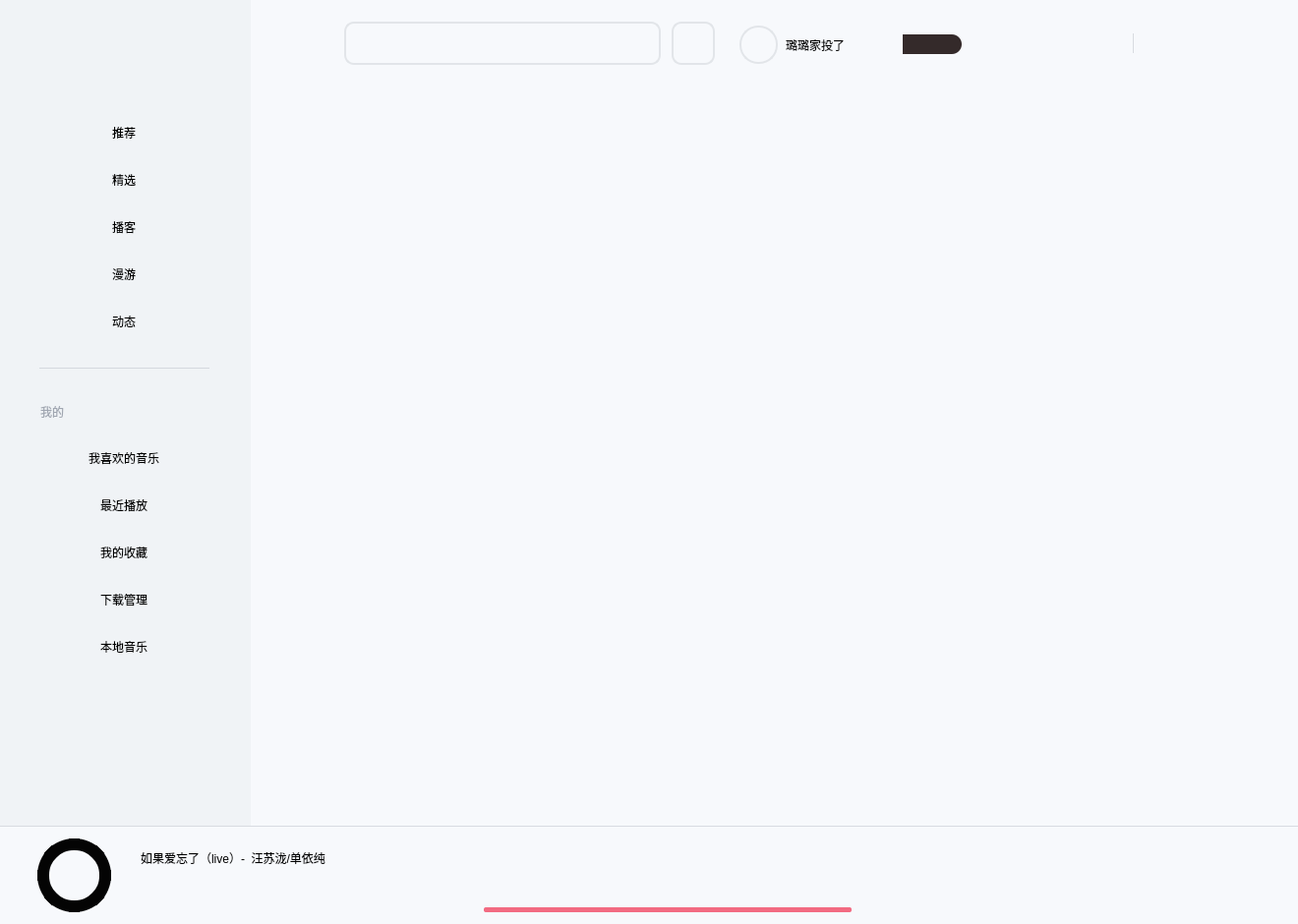
<?xml version="1.0" encoding="UTF-8"?>
<ui version="4.0">
 <class>MainWindow</class>
 <widget class="QWidget" name="MainWindow">
  <property name="enabled">
   <bool>true</bool>
  </property>
  <property name="geometry">
   <rect>
    <x>0</x>
    <y>0</y>
    <width>1320</width>
    <height>940</height>
   </rect>
  </property>
  <property name="sizePolicy">
   <sizepolicy hsizetype="Preferred" vsizetype="Preferred">
    <horstretch>0</horstretch>
    <verstretch>0</verstretch>
   </sizepolicy>
  </property>
  <property name="minimumSize">
   <size>
    <width>1320</width>
    <height>940</height>
   </size>
  </property>
  <property name="windowTitle">
   <string>Form</string>
  </property>
  <property name="styleSheet">
   <string notr="true">background-color: rgb(247, 249, 252);</string>
  </property>
  <widget class="QWidget" name="LeftWidget" native="true">
   <property name="geometry">
    <rect>
     <x>0</x>
     <y>0</y>
     <width>255</width>
     <height>940</height>
    </rect>
   </property>
   <property name="styleSheet">
    <string notr="true">background-color: rgb(240, 243, 246);</string>
   </property>
   <widget class="QPushButton" name="recommend">
    <property name="geometry">
     <rect>
      <x>28</x>
      <y>112</y>
      <width>196</width>
      <height>45</height>
     </rect>
    </property>
    <property name="cursor">
     <cursorShape>PointingHandCursor</cursorShape>
    </property>
    <property name="styleSheet">
     <string notr="true">image: url(:/new/prefix1/recommend.png);
image-position: left;
border: none;
</string>
    </property>
    <property name="text">
     <string>推荐</string>
    </property>
   </widget>
   <widget class="QPushButton" name="selected">
    <property name="geometry">
     <rect>
      <x>28</x>
      <y>160</y>
      <width>196</width>
      <height>45</height>
     </rect>
    </property>
    <property name="cursor">
     <cursorShape>PointingHandCursor</cursorShape>
    </property>
    <property name="styleSheet">
     <string notr="true">image: url(:/new/prefix1/selected.png);
image-position: left;
border: none;</string>
    </property>
    <property name="text">
     <string>精选</string>
    </property>
   </widget>
   <widget class="QPushButton" name="podcast">
    <property name="geometry">
     <rect>
      <x>28</x>
      <y>208</y>
      <width>196</width>
      <height>45</height>
     </rect>
    </property>
    <property name="cursor">
     <cursorShape>PointingHandCursor</cursorShape>
    </property>
    <property name="styleSheet">
     <string notr="true">image: url(:/new/prefix1/podcast.png);
image-position: left;
border: none;</string>
    </property>
    <property name="text">
     <string>播客</string>
    </property>
   </widget>
   <widget class="QPushButton" name="roam">
    <property name="geometry">
     <rect>
      <x>28</x>
      <y>256</y>
      <width>196</width>
      <height>45</height>
     </rect>
    </property>
    <property name="cursor">
     <cursorShape>PointingHandCursor</cursorShape>
    </property>
    <property name="styleSheet">
     <string notr="true">image: url(:/new/prefix1/roam.png);
image-position: left;
border: none;</string>
    </property>
    <property name="text">
     <string>漫游</string>
    </property>
   </widget>
   <widget class="QPushButton" name="dynamics">
    <property name="geometry">
     <rect>
      <x>28</x>
      <y>304</y>
      <width>196</width>
      <height>45</height>
     </rect>
    </property>
    <property name="cursor">
     <cursorShape>PointingHandCursor</cursorShape>
    </property>
    <property name="styleSheet">
     <string notr="true">image: url(:/new/prefix1/dynamics.png);
image-position: left;
border: none;</string>
    </property>
    <property name="text">
     <string>动态</string>
    </property>
   </widget>
   <widget class="QWidget" name="Theme" native="true">
    <property name="geometry">
     <rect>
      <x>28</x>
      <y>20</y>
      <width>200</width>
      <height>50</height>
     </rect>
    </property>
    <property name="cursor">
     <cursorShape>PointingHandCursor</cursorShape>
    </property>
    <property name="styleSheet">
     <string notr="true">background: url(:/new/prefix1/log.png)</string>
    </property>
   </widget>
   <widget class="Line" name="line_2">
    <property name="geometry">
     <rect>
      <x>40</x>
      <y>374</y>
      <width>173</width>
      <height>1</height>
     </rect>
    </property>
    <property name="styleSheet">
     <string notr="true">border:  none;
background-color: rgba(184, 189, 198, 0.5);</string>
    </property>
    <property name="orientation">
     <enum>Qt::Horizontal</enum>
    </property>
   </widget>
   <widget class="QLabel" name="label">
    <property name="geometry">
     <rect>
      <x>41</x>
      <y>409</y>
      <width>111</width>
      <height>20</height>
     </rect>
    </property>
    <property name="styleSheet">
     <string notr="true">color: rgb(160, 166, 177);</string>
    </property>
    <property name="text">
     <string>我的</string>
    </property>
   </widget>
   <widget class="QPushButton" name="DownloadManagement">
    <property name="geometry">
     <rect>
      <x>28</x>
      <y>587</y>
      <width>196</width>
      <height>45</height>
     </rect>
    </property>
    <property name="cursor">
     <cursorShape>PointingHandCursor</cursorShape>
    </property>
    <property name="styleSheet">
     <string notr="true">image: url(:/new/prefix1/DownloadManagement.png);
image-position: left;
border: none;</string>
    </property>
    <property name="text">
     <string>下载管理</string>
    </property>
   </widget>
   <widget class="QPushButton" name="LocalMusic">
    <property name="geometry">
     <rect>
      <x>28</x>
      <y>635</y>
      <width>196</width>
      <height>45</height>
     </rect>
    </property>
    <property name="cursor">
     <cursorShape>PointingHandCursor</cursorShape>
    </property>
    <property name="styleSheet">
     <string notr="true">image: url(:/new/prefix1/LocalMusic.png);
image-position: left;
border: none;</string>
    </property>
    <property name="text">
     <string>本地音乐</string>
    </property>
   </widget>
   <widget class="QPushButton" name="collect">
    <property name="geometry">
     <rect>
      <x>28</x>
      <y>539</y>
      <width>196</width>
      <height>45</height>
     </rect>
    </property>
    <property name="cursor">
     <cursorShape>PointingHandCursor</cursorShape>
    </property>
    <property name="styleSheet">
     <string notr="true">image: url(:/new/prefix1/collect.png);
image-position: left;
border: none;</string>
    </property>
    <property name="text">
     <string>我的收藏</string>
    </property>
   </widget>
   <widget class="QPushButton" name="RecentlyPlayed">
    <property name="geometry">
     <rect>
      <x>28</x>
      <y>491</y>
      <width>196</width>
      <height>45</height>
     </rect>
    </property>
    <property name="cursor">
     <cursorShape>PointingHandCursor</cursorShape>
    </property>
    <property name="styleSheet">
     <string notr="true">image: url(:/new/prefix1/RecentlyPlayed.png);
image-position: left;
border: none;</string>
    </property>
    <property name="text">
     <string>最近播放</string>
    </property>
   </widget>
   <widget class="QPushButton" name="myLike">
    <property name="geometry">
     <rect>
      <x>28</x>
      <y>443</y>
      <width>196</width>
      <height>45</height>
     </rect>
    </property>
    <property name="cursor">
     <cursorShape>PointingHandCursor</cursorShape>
    </property>
    <property name="styleSheet">
     <string notr="true">image: url(:/new/prefix1/myLike.png);
image-position: left;
border: none;</string>
    </property>
    <property name="text">
     <string>我喜欢的音乐</string>
    </property>
   </widget>
  </widget>
  <widget class="QPushButton" name="retreat">
   <property name="geometry">
    <rect>
     <x>304</x>
     <y>20</y>
     <width>37</width>
     <height>47</height>
    </rect>
   </property>
   <property name="cursor">
    <cursorShape>PointingHandCursor</cursorShape>
   </property>
   <property name="styleSheet">
    <string notr="true">image: url(:/new/prefix1/return.png);
border: none;</string>
   </property>
   <property name="text">
    <string/>
   </property>
  </widget>
  <widget class="QWidget" name="DownWidget" native="true">
   <property name="geometry">
    <rect>
     <x>0</x>
     <y>840</y>
     <width>1320</width>
     <height>100</height>
    </rect>
   </property>
   <property name="styleSheet">
    <string notr="true">border-top: 1px solid rgba(184, 189, 198, 0.5);</string>
   </property>
   <widget class="QPushButton" name="pushButton_3">
    <property name="geometry">
     <rect>
      <x>38</x>
      <y>13</y>
      <width>75</width>
      <height>75</height>
     </rect>
    </property>
    <property name="styleSheet">
     <string notr="true">border: 12px solid rgb(4, 4, 4);
border-radius: 37px;</string>
    </property>
    <property name="text">
     <string/>
    </property>
   </widget>
   <widget class="QPushButton" name="SongInformation">
    <property name="geometry">
     <rect>
      <x>124</x>
      <y>23</y>
      <width>226</width>
      <height>20</height>
     </rect>
    </property>
    <property name="styleSheet">
     <string notr="true">border: none;</string>
    </property>
    <property name="text">
     <string>如果爱忘了（live）-  汪苏泷/单依纯</string>
    </property>
   </widget>
   <widget class="QPushButton" name="AddToPlaylist">
    <property name="geometry">
     <rect>
      <x>124</x>
      <y>50</y>
      <width>35</width>
      <height>35</height>
     </rect>
    </property>
    <property name="cursor">
     <cursorShape>PointingHandCursor</cursorShape>
    </property>
    <property name="styleSheet">
     <string notr="true">image: url(:/new/prefix1/AddToPlaylist.png);
border: none;</string>
    </property>
    <property name="text">
     <string/>
    </property>
   </widget>
   <widget class="QPushButton" name="ViewComments">
    <property name="geometry">
     <rect>
      <x>184</x>
      <y>50</y>
      <width>36</width>
      <height>35</height>
     </rect>
    </property>
    <property name="cursor">
     <cursorShape>PointingHandCursor</cursorShape>
    </property>
    <property name="styleSheet">
     <string notr="true">image: url(:/new/prefix1/ViewComments.png);
border: none;</string>
    </property>
    <property name="text">
     <string/>
    </property>
   </widget>
   <widget class="QPushButton" name="share">
    <property name="geometry">
     <rect>
      <x>230</x>
      <y>50</y>
      <width>35</width>
      <height>35</height>
     </rect>
    </property>
    <property name="cursor">
     <cursorShape>PointingHandCursor</cursorShape>
    </property>
    <property name="styleSheet">
     <string notr="true">image: url(:/new/prefix1/share.png);
border: none;</string>
    </property>
    <property name="text">
     <string/>
    </property>
   </widget>
   <widget class="QPushButton" name="download">
    <property name="geometry">
     <rect>
      <x>280</x>
      <y>50</y>
      <width>35</width>
      <height>35</height>
     </rect>
    </property>
    <property name="cursor">
     <cursorShape>PointingHandCursor</cursorShape>
    </property>
    <property name="styleSheet">
     <string notr="true">image: url(:/new/prefix1/download.png);
border: none;</string>
    </property>
    <property name="text">
     <string/>
    </property>
   </widget>
   <widget class="QWidget" name="CentreDownWidget" native="true">
    <property name="geometry">
     <rect>
      <x>442</x>
      <y>0</y>
      <width>474</width>
      <height>100</height>
     </rect>
    </property>
    <widget class="QPushButton" name="pause">
     <property name="geometry">
      <rect>
       <x>210</x>
       <y>15</y>
       <width>54</width>
       <height>54</height>
      </rect>
     </property>
     <property name="cursor">
      <cursorShape>PointingHandCursor</cursorShape>
     </property>
     <property name="styleSheet">
      <string notr="true">image: url(:/new/prefix1/pause.png);
border: none;
</string>
     </property>
     <property name="text">
      <string/>
     </property>
    </widget>
    <widget class="QPushButton" name="like">
     <property name="geometry">
      <rect>
       <x>101</x>
       <y>25</y>
       <width>32</width>
       <height>32</height>
      </rect>
     </property>
     <property name="cursor">
      <cursorShape>PointingHandCursor</cursorShape>
     </property>
     <property name="styleSheet">
      <string notr="true">image: url(:/new/prefix1/like.png);
border: none;</string>
     </property>
     <property name="text">
      <string/>
     </property>
    </widget>
    <widget class="QPushButton" name="PreviousSong">
     <property name="geometry">
      <rect>
       <x>155</x>
       <y>25</y>
       <width>32</width>
       <height>32</height>
      </rect>
     </property>
     <property name="cursor">
      <cursorShape>PointingHandCursor</cursorShape>
     </property>
     <property name="styleSheet">
      <string notr="true">image: url(:/new/prefix1/PreviousSong.png);
border: none;</string>
     </property>
     <property name="text">
      <string/>
     </property>
    </widget>
    <widget class="QPushButton" name="NextSong">
     <property name="geometry">
      <rect>
       <x>285</x>
       <y>25</y>
       <width>32</width>
       <height>32</height>
      </rect>
     </property>
     <property name="cursor">
      <cursorShape>PointingHandCursor</cursorShape>
     </property>
     <property name="styleSheet">
      <string notr="true">image: url(:/new/prefix1/NextSong.png);
border: none;</string>
     </property>
     <property name="text">
      <string/>
     </property>
    </widget>
    <widget class="QPushButton" name="ListLoop">
     <property name="geometry">
      <rect>
       <x>339</x>
       <y>25</y>
       <width>32</width>
       <height>32</height>
      </rect>
     </property>
     <property name="cursor">
      <cursorShape>PointingHandCursor</cursorShape>
     </property>
     <property name="styleSheet">
      <string notr="true">image: url(:/new/prefix1/ListLoop.png);
border: none;</string>
     </property>
     <property name="text">
      <string/>
     </property>
    </widget>
    <widget class="QSlider" name="progressSlider">
     <property name="geometry">
      <rect>
       <x>42</x>
       <y>70</y>
       <width>390</width>
       <height>30</height>
      </rect>
     </property>
     <property name="cursor">
      <cursorShape>PointingHandCursor</cursorShape>
     </property>
     <property name="styleSheet">
      <string notr="true">QSlider {
    border: none;
    margin-left: 8px;
    margin-right: 8px;
}

/* 默认水平滑块的样式 */
QSlider::handle:horizontal {
    background: transparent;
    width: 16px;
    height: 16px;
    margin: -6px 0;
    border-radius: 8px;
    transition: all 0.3s ease; /* 添加过渡效果 */
}

/* 悬停时水平滑块的样式 */
QSlider::handle:horizontal:hover {
    background: rgb(0, 0, 0); /* 悬停时滑块颜色变为黑色 */
    width: 16px;
    height: 16px;
    margin: -6px 0;
    border-radius: 8px;
    box-shadow: 0px 4px 8px rgba(0, 0, 0, 0.3); /* 添加阴影效果 */
}

/* 滑轨的样式 */
QSlider::groove:horizontal {
    background: rgb(242, 107, 130);
    height: 5px;
    border-radius: 2px;
}</string>
     </property>
     <property name="orientation">
      <enum>Qt::Horizontal</enum>
     </property>
    </widget>
   </widget>
   <widget class="QWidget" name="RightDownWidget" native="true">
    <property name="geometry">
     <rect>
      <x>1000</x>
      <y>0</y>
      <width>320</width>
      <height>100</height>
     </rect>
    </property>
    <widget class="QPushButton" name="DesktopLyrics">
     <property name="geometry">
      <rect>
       <x>50</x>
       <y>30</y>
       <width>40</width>
       <height>40</height>
      </rect>
     </property>
     <property name="cursor">
      <cursorShape>PointingHandCursor</cursorShape>
     </property>
     <property name="styleSheet">
      <string notr="true">image: url(:/new/prefix1/DesktopLyrics.png);
border: none;</string>
     </property>
     <property name="text">
      <string/>
     </property>
    </widget>
    <widget class="QPushButton" name="MemberSoundEffects">
     <property name="geometry">
      <rect>
       <x>100</x>
       <y>30</y>
       <width>40</width>
       <height>40</height>
      </rect>
     </property>
     <property name="cursor">
      <cursorShape>PointingHandCursor</cursorShape>
     </property>
     <property name="styleSheet">
      <string notr="true">image: url(:/new/prefix1/MemberSoundEffects.png);
border: none;</string>
     </property>
     <property name="text">
      <string/>
     </property>
    </widget>
    <widget class="QPushButton" name="LetIsStartListeningTogether">
     <property name="geometry">
      <rect>
       <x>150</x>
       <y>30</y>
       <width>40</width>
       <height>40</height>
      </rect>
     </property>
     <property name="cursor">
      <cursorShape>PointingHandCursor</cursorShape>
     </property>
     <property name="styleSheet">
      <string notr="true">image: url(:/new/prefix1/LetIsStartListeningTogether.png);
border: none;</string>
     </property>
     <property name="text">
      <string/>
     </property>
    </widget>
    <widget class="QPushButton" name="VolumeControl">
     <property name="geometry">
      <rect>
       <x>200</x>
       <y>30</y>
       <width>40</width>
       <height>40</height>
      </rect>
     </property>
     <property name="cursor">
      <cursorShape>PointingHandCursor</cursorShape>
     </property>
     <property name="styleSheet">
      <string notr="true">image: url(:/new/prefix1/VolumeControl.png);
border: none;</string>
     </property>
     <property name="text">
      <string/>
     </property>
    </widget>
    <widget class="QPushButton" name="PlayList">
     <property name="geometry">
      <rect>
       <x>250</x>
       <y>30</y>
       <width>40</width>
       <height>40</height>
      </rect>
     </property>
     <property name="cursor">
      <cursorShape>PointingHandCursor</cursorShape>
     </property>
     <property name="styleSheet">
      <string notr="true">image: url(:/new/prefix1/PlayList.png);
border: none;</string>
     </property>
     <property name="text">
      <string/>
     </property>
    </widget>
   </widget>
  </widget>
  <widget class="QWidget" name="RightTopWidget" native="true">
   <property name="geometry">
    <rect>
     <x>738</x>
     <y>2</y>
     <width>581</width>
     <height>91</height>
    </rect>
   </property>
   <property name="styleSheet">
    <string notr="true">border: none;</string>
   </property>
   <widget class="QPushButton" name="Settings">
    <property name="geometry">
     <rect>
      <x>333</x>
      <y>20</y>
      <width>37</width>
      <height>47</height>
     </rect>
    </property>
    <property name="cursor">
     <cursorShape>PointingHandCursor</cursorShape>
    </property>
    <property name="mouseTracking">
     <bool>false</bool>
    </property>
    <property name="focusPolicy">
     <enum>Qt::StrongFocus</enum>
    </property>
    <property name="styleSheet">
     <string notr="true">image: url(:/new/prefix1/Settings.png);
border: none;</string>
    </property>
    <property name="text">
     <string/>
    </property>
   </widget>
   <widget class="QPushButton" name="close">
    <property name="geometry">
     <rect>
      <x>498</x>
      <y>20</y>
      <width>37</width>
      <height>47</height>
     </rect>
    </property>
    <property name="cursor">
     <cursorShape>PointingHandCursor</cursorShape>
    </property>
    <property name="styleSheet">
     <string notr="true">image: url(:/new/prefix1/close.png);
border: none;</string>
    </property>
    <property name="text">
     <string/>
    </property>
   </widget>
   <widget class="QPushButton" name="skinPeeler">
    <property name="geometry">
     <rect>
      <x>370</x>
      <y>20</y>
      <width>37</width>
      <height>47</height>
     </rect>
    </property>
    <property name="cursor">
     <cursorShape>PointingHandCursor</cursorShape>
    </property>
    <property name="styleSheet">
     <string notr="true">image: url(:/new/prefix1/skin-peeler.png);
border: none;</string>
    </property>
    <property name="text">
     <string/>
    </property>
   </widget>
   <widget class="QPushButton" name="mail">
    <property name="geometry">
     <rect>
      <x>296</x>
      <y>20</y>
      <width>37</width>
      <height>47</height>
     </rect>
    </property>
    <property name="cursor">
     <cursorShape>PointingHandCursor</cursorShape>
    </property>
    <property name="styleSheet">
     <string notr="true">image: url(:/new/prefix1/mail.png);
border: none;
</string>
    </property>
    <property name="text">
     <string/>
    </property>
   </widget>
   <widget class="QPushButton" name="maximize">
    <property name="geometry">
     <rect>
      <x>460</x>
      <y>20</y>
      <width>37</width>
      <height>47</height>
     </rect>
    </property>
    <property name="cursor">
     <cursorShape>PointingHandCursor</cursorShape>
    </property>
    <property name="styleSheet">
     <string notr="true">image: url(:/new/prefix1/maximize.png);
border: none;</string>
    </property>
    <property name="text">
     <string/>
    </property>
   </widget>
   <widget class="QPushButton" name="minimize">
    <property name="geometry">
     <rect>
      <x>422</x>
      <y>20</y>
      <width>37</width>
      <height>47</height>
     </rect>
    </property>
    <property name="cursor">
     <cursorShape>PointingHandCursor</cursorShape>
    </property>
    <property name="styleSheet">
     <string notr="true">image: url(:/new/prefix1/minimize.png);
border: none;</string>
    </property>
    <property name="text">
     <string/>
    </property>
   </widget>
   <widget class="Line" name="line">
    <property name="geometry">
     <rect>
      <x>414</x>
      <y>32</y>
      <width>1</width>
      <height>20</height>
     </rect>
    </property>
    <property name="styleSheet">
     <string notr="true">border:  none;
background-color: rgba(184, 189, 198, 0.5);</string>
    </property>
    <property name="orientation">
     <enum>Qt::Vertical</enum>
    </property>
   </widget>
   <widget class="QPushButton" name="pushButton_4">
    <property name="geometry">
     <rect>
      <x>14</x>
      <y>24</y>
      <width>39</width>
      <height>39</height>
     </rect>
    </property>
    <property name="cursor">
     <cursorShape>PointingHandCursor</cursorShape>
    </property>
    <property name="styleSheet">
     <string notr="true">border: 2px solid rgb(226, 229, 233);
border-radius: 19px;</string>
    </property>
    <property name="text">
     <string/>
    </property>
   </widget>
   <widget class="QPushButton" name="username">
    <property name="geometry">
     <rect>
      <x>60</x>
      <y>34</y>
      <width>62</width>
      <height>19</height>
     </rect>
    </property>
    <property name="cursor">
     <cursorShape>PointingHandCursor</cursorShape>
    </property>
    <property name="text">
     <string>璐璐家投了</string>
    </property>
   </widget>
   <widget class="QPushButton" name="vip">
    <property name="geometry">
     <rect>
      <x>142</x>
      <y>33</y>
      <width>38</width>
      <height>20</height>
     </rect>
    </property>
    <property name="styleSheet">
     <string notr="true">image: url(:/new/prefix1/vip.png);
border-radius: 10px;
border-top-right-radius: 0;
border-bottom-right-radius: 0;</string>
    </property>
    <property name="text">
     <string/>
    </property>
   </widget>
   <widget class="QPushButton" name="vipText">
    <property name="geometry">
     <rect>
      <x>180</x>
      <y>33</y>
      <width>60</width>
      <height>20</height>
     </rect>
    </property>
    <property name="font">
     <font>
      <pointsize>8</pointsize>
     </font>
    </property>
    <property name="styleSheet">
     <string notr="true">background-color: rgb(52, 42, 42);
border-radius: 10px;
border-top-left-radius: none;
color: rgb(236, 212, 207);</string>
    </property>
    <property name="text">
     <string/>
    </property>
   </widget>
   <widget class="QPushButton" name="Personal_Information">
    <property name="geometry">
     <rect>
      <x>250</x>
      <y>35</y>
      <width>19</width>
      <height>19</height>
     </rect>
    </property>
    <property name="styleSheet">
     <string notr="true">image: url(:/new/prefix1/Personal_Information.png);</string>
    </property>
    <property name="text">
     <string/>
    </property>
   </widget>
  </widget>
  <widget class="QPushButton" name="pushButton">
   <property name="geometry">
    <rect>
     <x>350</x>
     <y>22</y>
     <width>58</width>
     <height>44</height>
    </rect>
   </property>
   <property name="cursor">
    <cursorShape>PointingHandCursor</cursorShape>
   </property>
   <property name="styleSheet">
    <string notr="true">border: 2px solid rgb(226, 229, 233);
border-radius: 10px;
border-right: none;
border-top-right-radius: none
</string>
   </property>
   <property name="text">
    <string/>
   </property>
  </widget>
  <widget class="QPushButton" name="pushButton_2">
   <property name="geometry">
    <rect>
     <x>683</x>
     <y>22</y>
     <width>44</width>
     <height>44</height>
    </rect>
   </property>
   <property name="cursor">
    <cursorShape>PointingHandCursor</cursorShape>
   </property>
   <property name="styleSheet">
    <string notr="true">border: 2px solid rgb(226, 229, 233);
border-radius: 10px;
image: url(:/new/prefix1/search_for.png);</string>
   </property>
   <property name="text">
    <string/>
   </property>
  </widget>
  <widget class="QLineEdit" name="search">
   <property name="geometry">
    <rect>
     <x>408</x>
     <y>22</y>
     <width>264</width>
     <height>44</height>
    </rect>
   </property>
   <property name="styleSheet">
    <string notr="true">border: 2px solid rgb(226, 229, 233);
border-radius: 10px;
border-left: none;
border-top-left-radius: none</string>
   </property>
  </widget>
  <widget class="QWidget" name="MainWidget" native="true">
   <property name="geometry">
    <rect>
     <x>255</x>
     <y>89</y>
     <width>1065</width>
     <height>751</height>
    </rect>
   </property>
  </widget>
  <zorder>search</zorder>
  <zorder>retreat</zorder>
  <zorder>LeftWidget</zorder>
  <zorder>DownWidget</zorder>
  <zorder>RightTopWidget</zorder>
  <zorder>pushButton</zorder>
  <zorder>pushButton_2</zorder>
  <zorder>MainWidget</zorder>
 </widget>
 <tabstops>
  <tabstop>retreat</tabstop>
  <tabstop>recommend</tabstop>
  <tabstop>selected</tabstop>
  <tabstop>podcast</tabstop>
  <tabstop>dynamics</tabstop>
  <tabstop>roam</tabstop>
  <tabstop>DownloadManagement</tabstop>
  <tabstop>LocalMusic</tabstop>
  <tabstop>collect</tabstop>
  <tabstop>RecentlyPlayed</tabstop>
  <tabstop>myLike</tabstop>
 </tabstops>
 <resources/>
 <connections/>
</ui>
